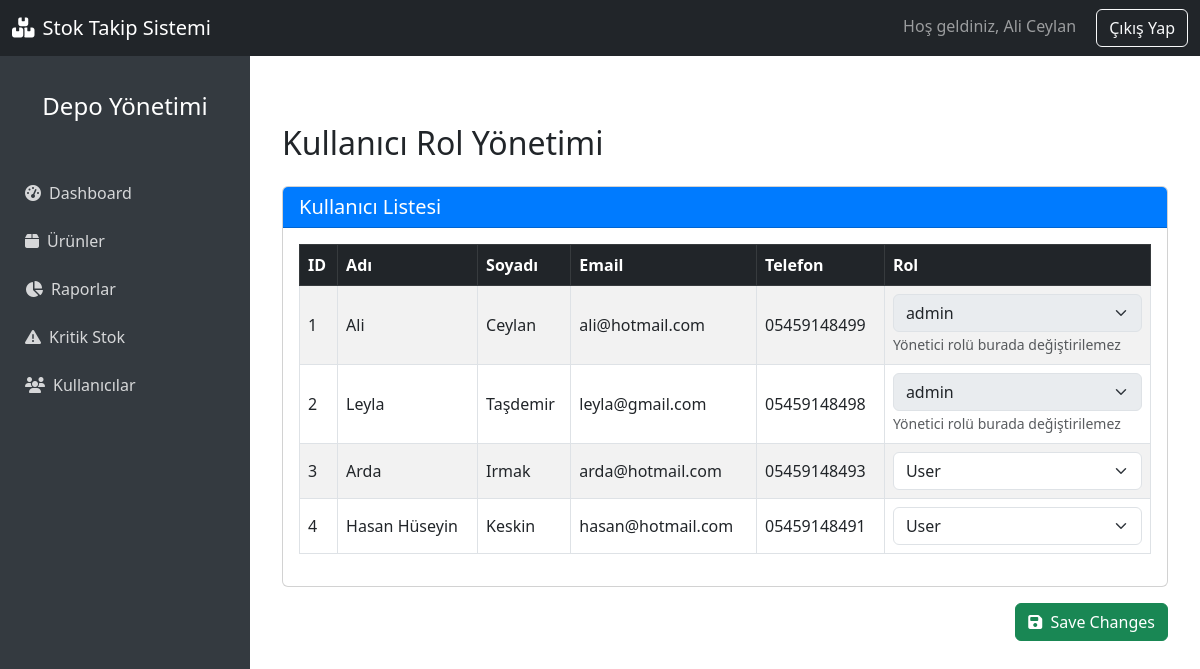
The app's page /admin_authorization (signed in), older data.
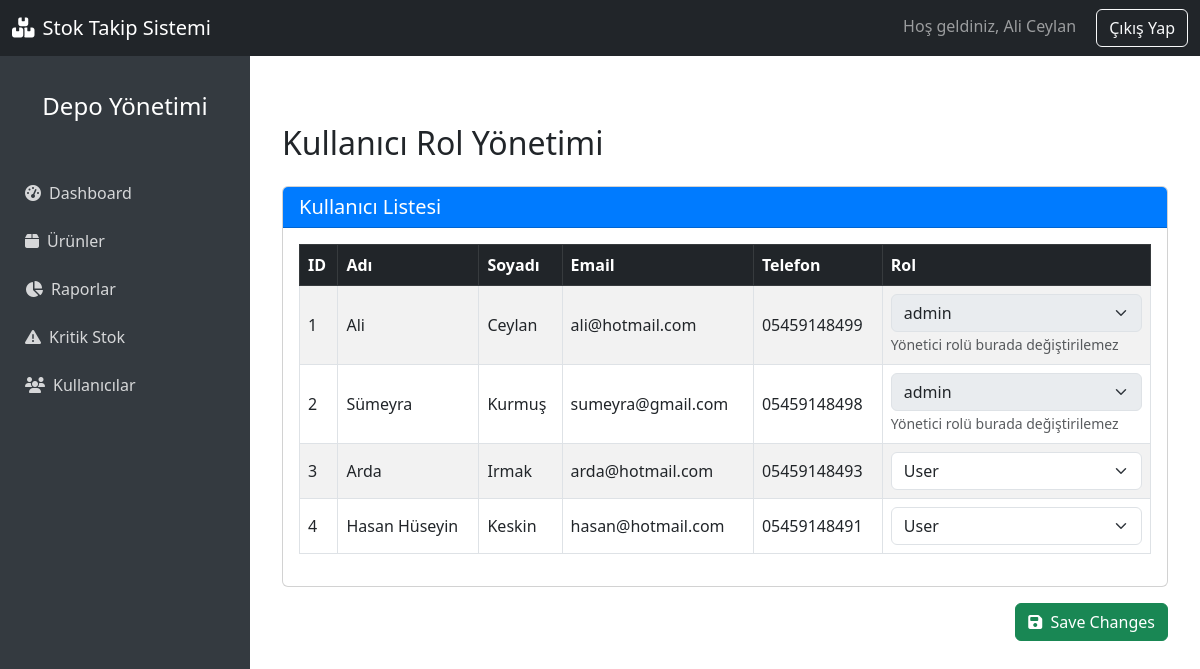
The same page, newer data.
### app.py (models this page shows, shortened)
class User(UserMixin, db.Model):
    id = db.Column(db.Integer, primary_key=True) # essiz id tanimi
    firstName = db.Column(db.String(100), nullable=False) #firstName=form ıcındekı degerı al ve gonder
    lastName = db.Column(db.String(100), nullable=False) #lastName=form ıcındekı degerı al ve gonder
    email = db.Column(db.String(100), unique=True, nullable=False) #email verısı
    role = db.Column(db.String(100), nullable=False, default="User") #role verısı
    phone = db.Column(db.String(15), nullable=False) #phone verısı
    password = db.Column(db.String(100), nullable=False) #password verısı
    confirmPassword = db.Column(db.String(100), nullable=True) #confirmPassword verısı
    urunler = db.relationship('Product', back_populates='user', cascade='all, delete-orphan') #ürünler ile kullanıcı arasında ilişki tanımı

### app.py (the view, shortened to what this page needs)
@app.route('/admin_authorization', methods=['GET','POST'])
@login_required
def admin_authorization():
    users = User.query.all()
    return render_template('admin_authorization.html', users=users)

### app.py (called while the page is built)
@login_manager.user_loader
def load_user(id):
    return User.query.get(int(id))

### templates/admin_authorization.html (shortened to what this page needs)
{% extends "dashboardbase.html" %}
{% block content %}
<link href="https://cdn.jsdelivr.net/npm/bootstrap@5.3.0/dist/css/bootstrap.min.css" rel="stylesheet"/>
<div class="container mt-5">
  <h2 class="mb-4">Kullanıcı Rol Yönetimi</h2>
  <form action="{{ url_for('admin_authorization') }}" method="POST">
    <div class="card">
      <div class="card-header bg-primary text-white">
        <h5 class="mb-0">Kullanıcı Listesi</h5>
      </div>
      <div class="card-body table-responsive">
        <table class="table table-striped table-bordered align-middle">
          <thead class="table-dark">
            <tr>
               <th>ID</th>
              <th>Adı</th>
              <th>Soyadı</th>
              <th>Email</th>
              <th>Telefon</th>
              <th>Rol</th>
            </tr>
          </thead>
          <tbody>
            {% for user in users %}
              <tr>
                <td>{{ user.id }}</td>
                <td>{{ user.firstName }}</td>
                <td>{{ user.lastName }}</td>
                <td>{{ user.email }}</td>
                <td>{{ user.phone }}</td>
                <td>
                  <select name="role_{{ user.id }}" class="form-select" {% if user.role == 'admin' %} disabled {% endif %}>
                    <option value="user" {% if user.role == 'user' %}selected{% endif %}>User</option>
                    <option value="admin" {% if user.role == 'admin' %}selected{% endif %}>admin</option>
                  </select>
                  {% if user.role == 'admin' %}
                    <small class="text-muted">Yönetici rolü burada değiştirilemez</small>
                  {% endif %}
                </td>
              </tr>
            {% endfor %}
          </tbody>
        </table>
      </div>
    </div>
    <div class="mt-3 text-end">
      <button type="submit" class="btn btn-success">
        <i class="fas fa-save me-1"></i> Save Changes
      </button>
    </div>
  </form>
</div>
{% endblock %}

Row changes from the older to the newer data that the page shows:
changed User id 2: firstName "Leyla" → "Sümeyra"; lastName "Taşdemir" → "Kurmuş"; email "leyla@gmail.com" → "sumeyra@gmail.com"
